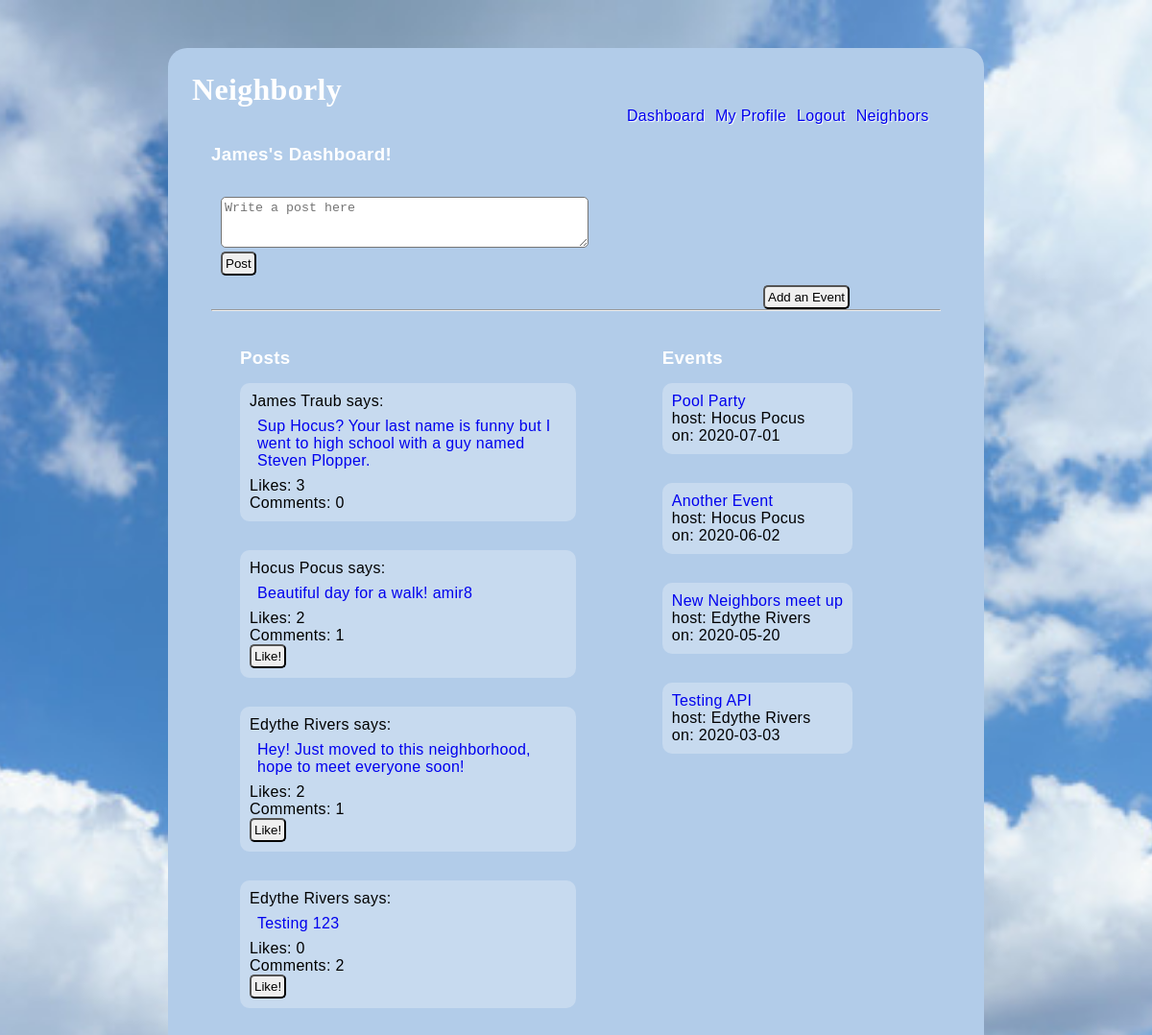
The app's page /dashboard (signed in) with its own data.
### models.py (models this page shows, shortened)
class User(db.Model):
    __tablename__ = "users"
    id = db.Column(db.Integer, primary_key=True)
    first_name = db.Column(db.String(45))
    last_name = db.Column(db.String(45))
    email = db.Column(db.String(255))
    address_id = db.Column(db.Integer, db.ForeignKey('addresses.id', ondelete='cascade'))
    address = db.relationship('Address', foreign_keys=[address_id])
    password_hash=db.Column(db.String(255))
    profile_pic = db.Column(db.Text)
    likes_sent = db.relationship('Post', secondary=likes_table, passive_deletes=True)
    all_post = db.relationship('Post', back_populates="user", cascade="all, delete, delete-orphan")
    all_event = db.relationship('Event', back_populates="user", cascade="all, delete, delete-orphan")
    post_comments = db.relationship('Post_comment', back_populates="user", cascade="all, delete, delete-orphan")
    event_comments = db.relationship('Event_comment', back_populates="user", cascade="all, delete, delete-orphan")
    created_at = db.Column(db.DateTime, server_default = func.now())
    updated_at = db.Column(db.DateTime, server_default = func.now(), onupdate = func.now())
    @property
    def full_name(self):
        return self.first_name + ' ' + self.last_name

class Post(db.Model):
    __tablename__ = "posts"
    id = db.Column(db.Integer, primary_key=True)
    message = db.Column(db.String(255))
    user_id = db.Column(db.Integer, db.ForeignKey('users.id', ondelete='cascade'))
    user = db.relationship('User', foreign_keys=[user_id])
    likes_rec = db.relationship('User', secondary=likes_table, passive_deletes=True)
    all_comment = db.relationship('Post_comment', back_populates="post", cascade="all, delete, delete-orphan")
    created_at = db.Column(db.DateTime, server_default = func.now())
    updated_at = db.Column(db.DateTime, server_default = func.now(), onupdate = func.now())
    @property
    def num_likes(self):
        return len(self.likes_rec)
    @property
    def num_comments(self):
        return len(self.all_comment)

class Event(db.Model):
    __tablename__ = "events"
    id = db.Column(db.Integer, primary_key=True)
    title = db.Column(db.String(100))
    description = db.Column(db.String(255))
    date = db.Column(db.String(45))
    time = db.Column(db.String(45))
    user_id = db.Column(db.Integer, db.ForeignKey('users.id', ondelete='cascade'))
    user = db.relationship('User', foreign_keys=[user_id])
    location_id = db.Column(db.Integer, db.ForeignKey('event_locations.id', ondelete='cascade'))
    location = db.relationship('Event_location', foreign_keys=[location_id])
    all_comment = db.relationship('Event_comment', back_populates="event", cascade="all, delete, delete-orphan")
    created_at = db.Column(db.DateTime, server_default = func.now())
    updated_at = db.Column(db.DateTime, server_default = func.now(), onupdate = func.now())

### controller.py (the view)
def dashboard():
    if 'user_id' not in session:
        return redirect("/")
    posts = Post.query.all()
    events = Event.query.all()
    cur_user = User.query.filter_by(id=session['user_id'])
    return render_template("dashboard.html", all_posts = posts, all_events = events,all_users = cur_user )

### templates/dashboard.html (shortened to what this page needs)
<!DOCTYPE html>
<html lang="en">
<head>
    <link rel="stylesheet" type="text/css" href="{{ url_for('static', filename='style_dashboard.css') }}">
</head>
<body>
    <div class="container_dashboard">
        <h1>Neighborly</h1>
        <div class="navigation">
            <a href="/dashboard">Dashboard</a>
            <a href="/my_profile">My Profile</a>
            <a href="/logout">Logout</a>
            <a href="/all_users">Neighbors</a>
        </div>
        <div class="dashboard">
            {% for cur_user in all_users %}
            <h3>{{cur_user.first_name}}'s Dashboard!</h3>
            {% endfor %}
            <br>
            <form action="/add/post" method="POST">
                <p> <textarea name="message" cols="45" rows="3" placeholder="Write a post here"></textarea></p>
                <input type="submit" value="Post">
            </form>
            <a href="/events"><button>Add an Event</button></a>
            <hr>
            <br>
        </div>
        <div class="posts">
            <h3>Posts</h3>
            <ul>
                {% for post in all_posts %}
                <li>
                    <p>{{post.user.full_name}} says:</p>
                    <blockquote><a href="/post/details/{{post.id}}">{{post.message}}</a></blockquote>
                    <p>Likes: {{ post.num_likes }} </p>
                    <p>Comments: {{ post.num_comments }} </p>
                    {% if session['user_id'] != post.user_id %}
                        <a href="/add/like/{{post.id}}"><button>Like!</button></a>
                    {% endif %}
                </li>
                {% endfor %}
            </ul>
        </div>
        <div class="events">
            <h3>Events</h3>
            <ul>
                {% for event in all_events %}
                <li>
                    <p><a href="/event/details/{{event.id}}">{{event.title}}</a></p>
                    <p>host: {{event.user.first_name}} {{event.user.last_name}}</p>
                    <p>on: {{event.date}}</p>
                </li>
                {% endfor %}
            </ul>
        </div>
    </div>
</body>
</html>

### static/style_dashboard.css (style rules this page uses)
* { margin: 0px; padding: 0px; }
body { background-repeat: no-repeat; background-attachment: fixed; background-size: cover; background-position: top; background-image: url("clouds.png"); width: 100%; height: 100%; font-family: Arial, Helvetica; letter-spacing: 0.02em; font-weight: 400; -webkit-font-smoothing: antialiased; }
.container_dashboard { width: 800px; background-color: rgb(178, 204, 233); margin: 50px auto; padding: 25px; border-radius: 20px; font-family: 'Lucida Sans', 'Lucida Sans Regular', 'Lucida Grande', 'Lucida Sans Unicode', Geneva, Verdana, sans-serif; }
.container_dashboard h1 { font-family: cursive; color: white; }
.container_dashboard li { list-style: none; }
.navigation { margin-left: 450px; border-radius: 2px; color: white; text-shadow: 1px 1px 1px white }
.navigation a { padding: 3px; text-decoration: none; }
.dashboard { padding: 20px; }
.dashboard h3 { padding-bottom: 5px; color: white; }
.dashboard form { padding: 10px; }
.dashboard form input { border-radius: 5px; padding: 3px; }
.dashboard button { vertical-align: bottom; border-radius: 5px; padding: 3px; }
.dashboard textarea { border-radius: 5px; padding: 3px; }
.dashboard button { margin-left: 575px; }
.events { margin-bottom: 30px; display: inline-block; width: 270px; vertical-align: top; margin-left: 85px; }
.events li { margin-top: 15px; margin-bottom: 30px; padding: 10px; background-color: rgba(255, 255, 255, 0.267); border-radius: 10px; }
.events ul { display: inline-block; }
.events h3 { color: white; }
.events a { text-decoration: none; }
.posts { margin-bottom: 30px; display: inline-block; width: 350px; vertical-align: top; margin-left: 50px; }
.posts li { margin-top: 15px; margin-bottom: 30px; padding: 10px; background-color: rgba(255, 255, 255, 0.267); border-radius: 10px; }
.posts ul { display: inline-block; }
.posts button { border-radius: 5px; padding: 3px; }
.posts a { text-decoration: none; }
.posts blockquote { padding: 8px; }
.posts h3 { color: white; }

### records on screen
User: first_name "James"
Post: user.full_name "James Traub", message "Sup Hocus? Your last name is funny but I went to high school with a guy named Steven Plopper.", num_likes "3", num_comments "0"
Post: user.full_name "Hocus Pocus", message "Beautiful day for a walk! amir8", num_likes "2", num_comments "1"
Post: user.full_name "Edythe Rivers", message "Hey! Just moved to this neighborhood, hope to meet everyone soon!", num_likes "2", num_comments "1"
Post: user.full_name "Edythe Rivers", message "Testing 123", num_likes "0", num_comments "2"
Event: title "Pool Party", user.first_name "Hocus", user.last_name "Pocus", date "2020-07-01"
Event: title "Another Event", user.first_name "Hocus", user.last_name "Pocus", date "2020-06-02"
Event: title "New Neighbors meet up", user.first_name "Edythe", user.last_name "Rivers", date "2020-05-20"
Event: title "Testing API", user.first_name "Edythe", user.last_name "Rivers", date "2020-03-03"
